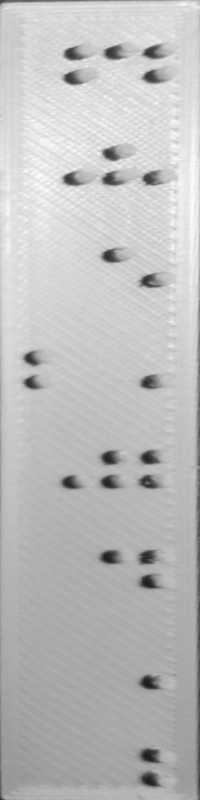
#> input picture brailleimage/braille1_transformed.png, 200 x 800 px
$ python 02_rotate_image.py
#> lines starting #> are read from the running program, lines starting #| are printed output that depends on the picture
"""
2.  원근 투시 변환을 마친 이미지를 rotate 시켜줍니다.
"""
import cv2
from matplotlib import pyplot as plt

img = cv2.imread('brailleimage/braille1_transformed.png', cv2.IMREAD_GRAYSCALE)
#> img is the input picture: shape (800, 200); min 28, max 254, mean 189.8
if img is None: raise Exception("ERROR")

rotated = cv2.rotate(img, cv2.ROTATE_90_CLOCKWISE)
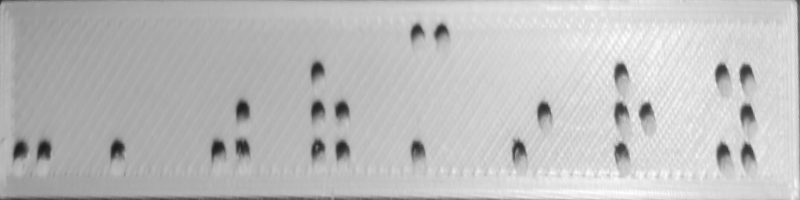
#> rotated: shape (200, 800); min 28, max 254, mean 189.8
cv2.imwrite("brailleimage/braille2_rotated.png", rotated)

# 결과 출력
cv2.imshow('Rotated Image', rotated)
cv2.waitKey(0)
cv2.destroyAllWindows()

$ run again, with brailleimage/braille1_rotated.png copied over brailleimage/braille1_transformed.png
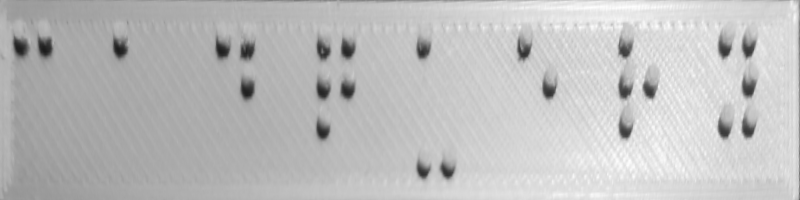
#> input picture brailleimage/braille1_rotated.png, 800 x 200 px
#> img is the input picture: shape (200, 800); min 28, max 254, mean 190.2
#> `rotated = cv2.rotate(img, cv2.ROTATE_90_CLOCKWISE)`:
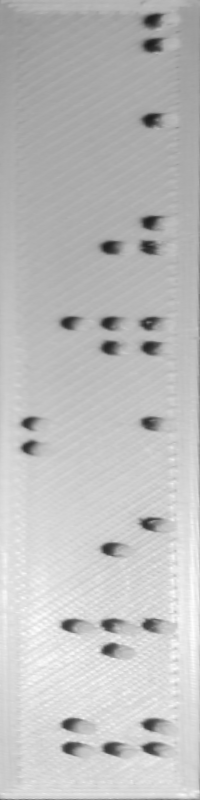
#> rotated: shape (800, 200); min 28, max 254, mean 190.2
